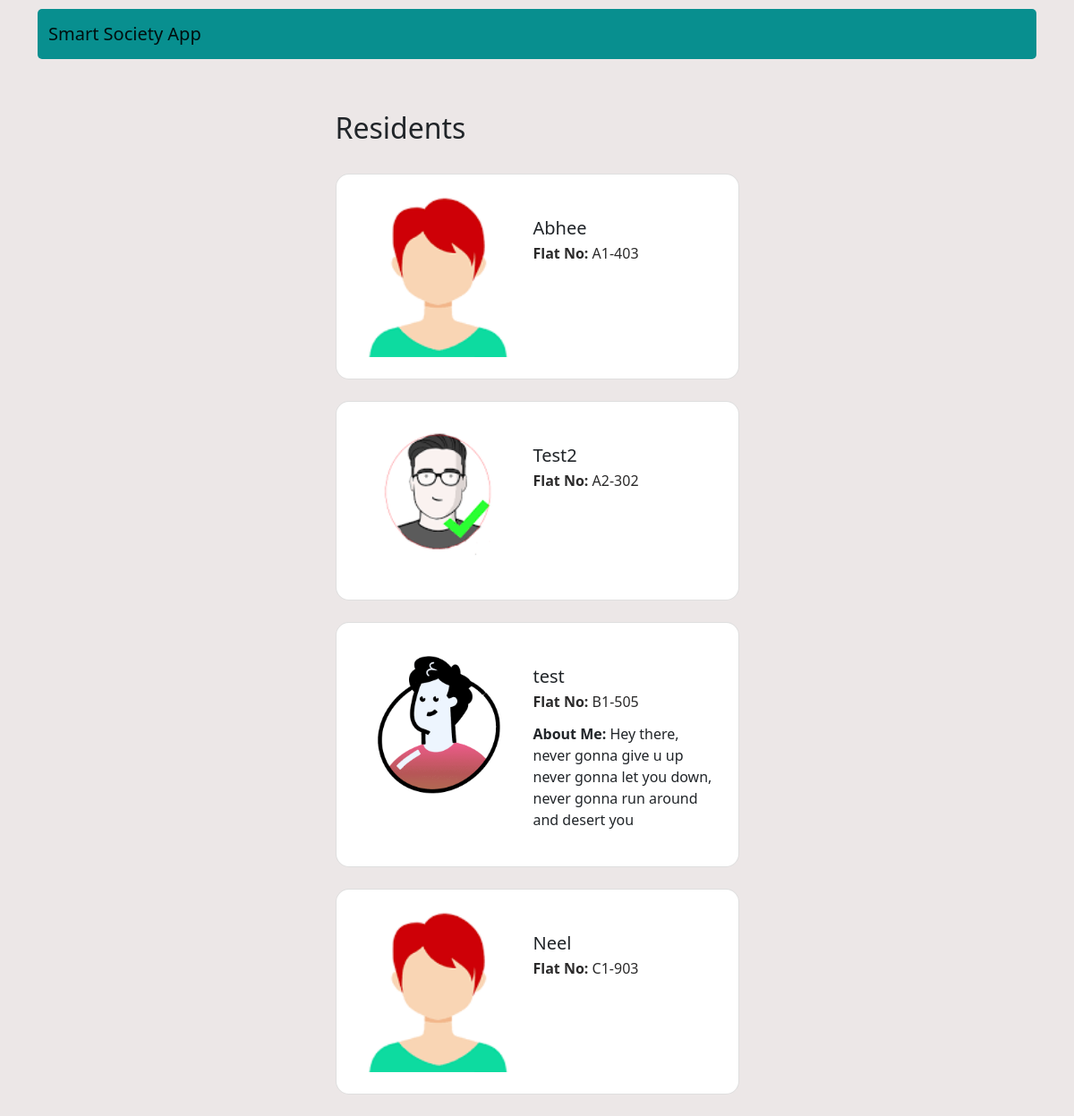
The page /residents/ on the database as committed earlier.
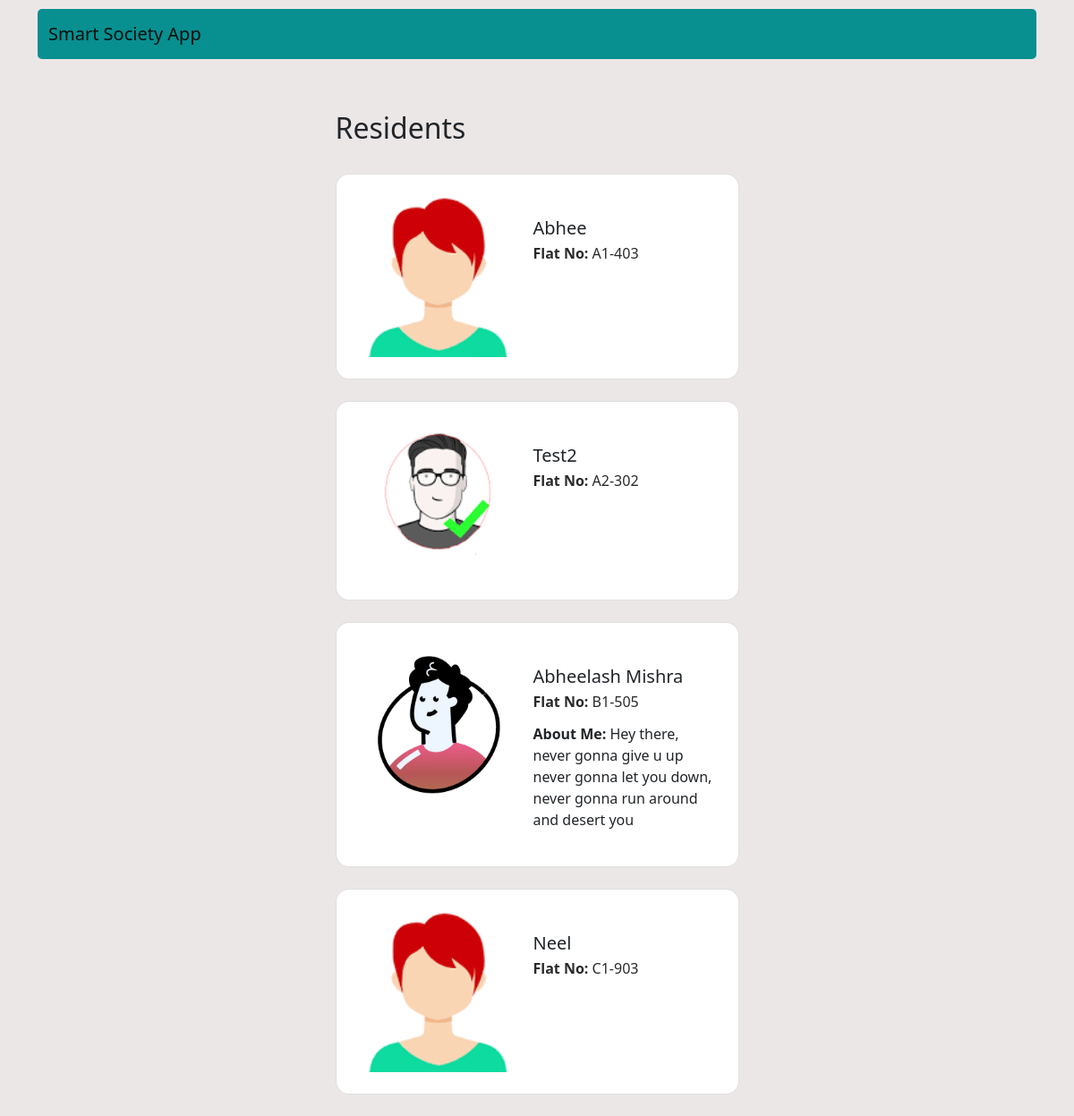
The same page on the database as committed later.
### communications/models.py (models this page shows)
class Profile(models.Model):
    user = models.OneToOneField(User, primary_key=True, verbose_name="user", related_name="profile", on_delete=models.CASCADE)
    name = models.CharField(max_length=30, blank=True, null=True)
    bio = models.TextField(blank= True, null=True)
    birthday = models.DateField(blank= True, null=True)
    picture = models.ImageField(upload_to="uploads/profile_pic", default="uploads/profile_pic/default_PP.jpg", blank=True)
    followers = models.ManyToManyField(User, blank=True, related_name="followers")
    flat_no = models.CharField(max_length=6, default="N/A")
    contact_no = models.CharField(max_length=13, default="N/A")

### residents/views.py (the view)
# urls.py: path("", Residents.as_view(), name="residents"),
class Residents(View):
    def get(self, request, *args, **kwargs):
        profile = Profile.objects.all().order_by("flat_no")
        context = {
            "profile":profile,
        }
        return render(request, "resident_list.html", context)

### residents/templates/resident_list.html
{% extends "base_layout.html" %}
{% block content %}
    <section class="vh-100">
        <div class="container py-5 h-100">
            <div class="row d-flex justify-content-center align-items-center h-100">
                <div class="col col-md-9 col-lg-7 col-xl-5">
                    <h2>Residents</h2><br>
                    {% for resident in profile %}
                    <div class="card" style="border-radius: 15px;">
                        <div class="card-body p-4">
                            <div class="d-flex text-black">
                                <div class="flex-shrink-0">
                                    <img src="{{ resident.picture.url }}"
                                         alt="Profile Pic" class="img-fluid"
                                         style="width: 180px; border-radius: 10px;">
                                </div>
                                <div class="flex-grow-1 ms-3">
                                    <br>
                                    <h5 class="mb-1">{{ resident.name }}</h5>
                                    <p class="mb-2 pb-1" style="color: #2b2a2a;"><strong>Flat No: </strong>{{ resident.flat_no }}</p>
                                    {% if resident.bio %}
                                        <p><strong>About Me: </strong>{{ resident.bio }}</p>
                                    {% endif %}
                                </div>
                            </div>
                        </div>
                    </div><br>
                    {% endfor %}
                </div>
            </div>
        </div>
    </section>
{% endblock %}

Rows that differ between the two databases and show on the page:
changed Profile: name "test" → "Abheelash Mishra"
